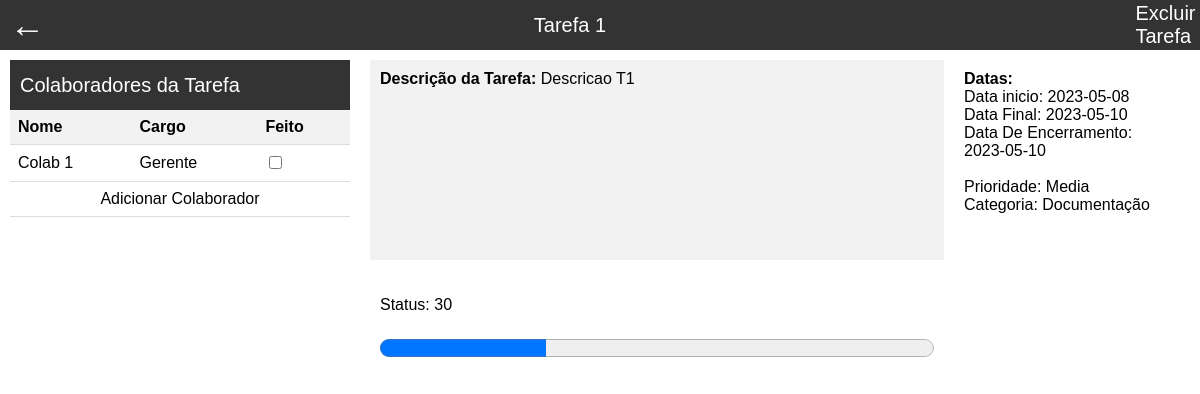
/Projeto/tarefa.php?1, run on an earlier commit of the app's database.
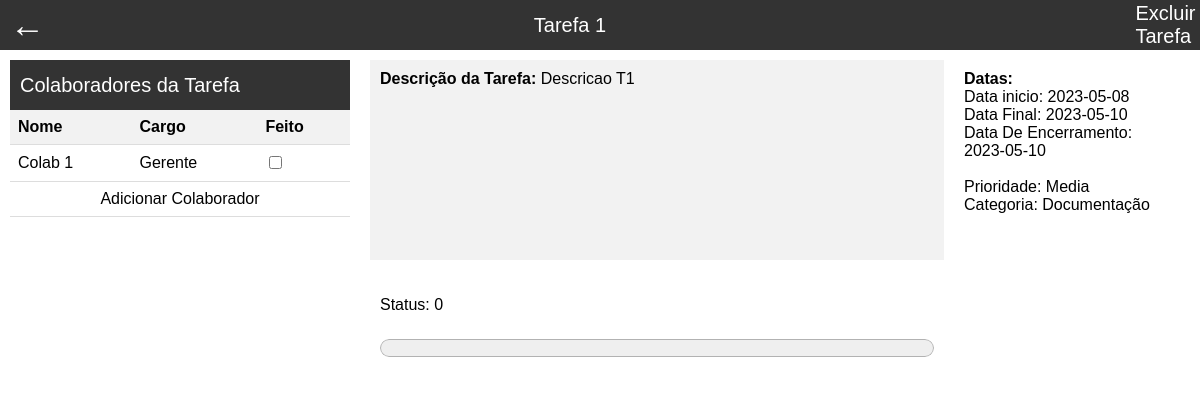
And on a later commit of the database.
### tables this page shows
CREATE TABLE Tarefa (
    id INTEGER PRIMARY KEY AUTO_INCREMENT,
    nome VARCHAR(32),
    descricao VARCHAR(255),
    prioridade INTEGER,
    dataIni DATE,
    dataPrevista DATE,
    dataFim DATE,
    status INTEGER,
    categoriaTarefaID INTEGER
);

CREATE TABLE CategoriaTarefa (
    id INTEGER PRIMARY KEY AUTO_INCREMENT,
    nome VARCHAR(50)
);

### Projeto/tarefa.php (the view, shortened to what this page needs)
<?php include("conexao.php");
  $tarefa_id = parse_url("$_SERVER[REQUEST_URI]", PHP_URL_QUERY);
  $select_proj_id = "SELECT EquipeTarefa.projetoID FROM EquipeTarefa WHERE EquipeTarefa.tarefaID = $tarefa_id";
  $resultado_proj_id = mysqli_query($mysqli, $select_proj_id);
  $proj_id = mysqli_fetch_assoc($resultado_proj_id)['projetoID'];
  $priority=array("Super Baixa","Baixa","Media","Alta","Super Alta");
?>
<!DOCTYPE html>
<html>
<head>
</head>
<body>
<div class="navbar">
  <ul>
    <li><a href="/projeto.php?<?php echo $proj_id?>"  style="font-size: 35px;margin:10px;">←</a></li>
    <li class="title" style="width:90%;"><?php
    $tarefa_name = "SELECT Tarefa.nome
                  FROM Tarefa
                  WHERE Tarefa.id = $tarefa_id";
    $name_r = mysqli_query($mysqli,$tarefa_name);
    echo mysqli_fetch_assoc($name_r)['nome'];?></li>
    <form method="POST" action="" id="form-id">
    <li class ="button" ><a onclick="document.getElementById('form-id').submit();">Excluir Tarefa</a></li>
    </form>
    </ul>
  </div>
  <div class="table-container">
    <table>
      <div class="navbar" style="padding-left: 10px;display:flex;">Colaboradores da Tarefa</div>
      <tr>
        <th>Nome</th>
        <th>Cargo</th>
        <th>Feito</th>
      </tr>
      <?php
  $result = "SELECT Colaborador.nome AS nome, Cargo.nome AS cargo, Colaborador.id, EquipeTarefa.parteFeita
             FROM EquipeTarefa
             INNER JOIN Colaborador ON EquipeTarefa.colaboradorID = Colaborador.id
             INNER JOIN Cargo on Colaborador.cargoID = Cargo.id
             WHERE tarefaID = $tarefa_id";
  $resultado = mysqli_query($mysqli, $result);
  while($row = mysqli_fetch_assoc($resultado)){
  ?>
    <tr>
      <td><?php echo $row['nome'];?></td>
      <td><?php echo $row['cargo'];?></td>
      <td>
      <form method="POST" action="">
        <input type="checkbox" id="feito" name="feito" value=<?php echo $row['id'];?>  onChange="this.form.submit()" <?php if($row['parteFeita']) echo "checked"; ?>>
      </form>
      </td>
    </tr>
  <?php }?>
    <tr id="add_colab" name="add_colab" onclick="addColab()"><td colspan="3" style="text-align-last: center;">Adicionar Colaborador</td></tr>
    </table>
    <br><br><br>
  </div>
  <div class="table-container2">
  <?php
  $result = "SELECT distinct Tarefa.nome, Tarefa.status, Tarefa.dataPrevista, Tarefa.prioridade, Tarefa.dataIni, Tarefa.id, Tarefa.dataFim, Tarefa.Descricao, Tarefa.CategoriaTarefaID, CategoriaTarefa.nome as nomecategoria
             FROM Tarefa
             INNER JOIN EquipeTarefa ON EquipeTarefa.tarefaID = Tarefa.id
             INNER JOIN CategoriaTarefa ON CategoriaTarefa.id = Tarefa.CategoriaTarefaID
             WHERE Tarefa.id = $tarefa_id";
  $resultado = mysqli_query($mysqli, $result);
  $row = mysqli_fetch_assoc($resultado)
  ?>
  <div class="table-container2" style="background: #F2F2F2;border-radius: 2 px;">
    <div style="height: 180px;"><b>Descrição da Tarefa: </b><?php echo $row['Descricao'] ?></div>
  </div>
  <div class="table-container" >
    <ul style="margin: 0;height: 180px;padding: inherit;padding-top: 0;" ><b>Datas: </b>
    <li>Data inicio: <?php echo $row['dataIni'] ?></li>
    <li>Data Final: <?php echo $row['dataPrevista'] ?></li>
    <li>Data De Encerramento: <?php echo $row['dataFim'] ?></li>
    <br>
    <li>Prioridade: <?php echo $priority[$row['prioridade'] - 1] ?></li>
    <li>Categoria: <?php echo $row['nomecategoria'] ?></li>
  </ul>
  </div>
  <div class="table-container2">
    <p>Status: <?php echo $row['status'] ?></p>
    <progress style="width: -webkit-fill-available;height: 36px;" id="file" max="100" value="<?php echo $row['status'] ?>"></progress>
  </div>
  </div>
</body>
</html>

What changed in the data, as far as the page shows it:
changed tarefa "Tarefa 1": status "30" → "0"
